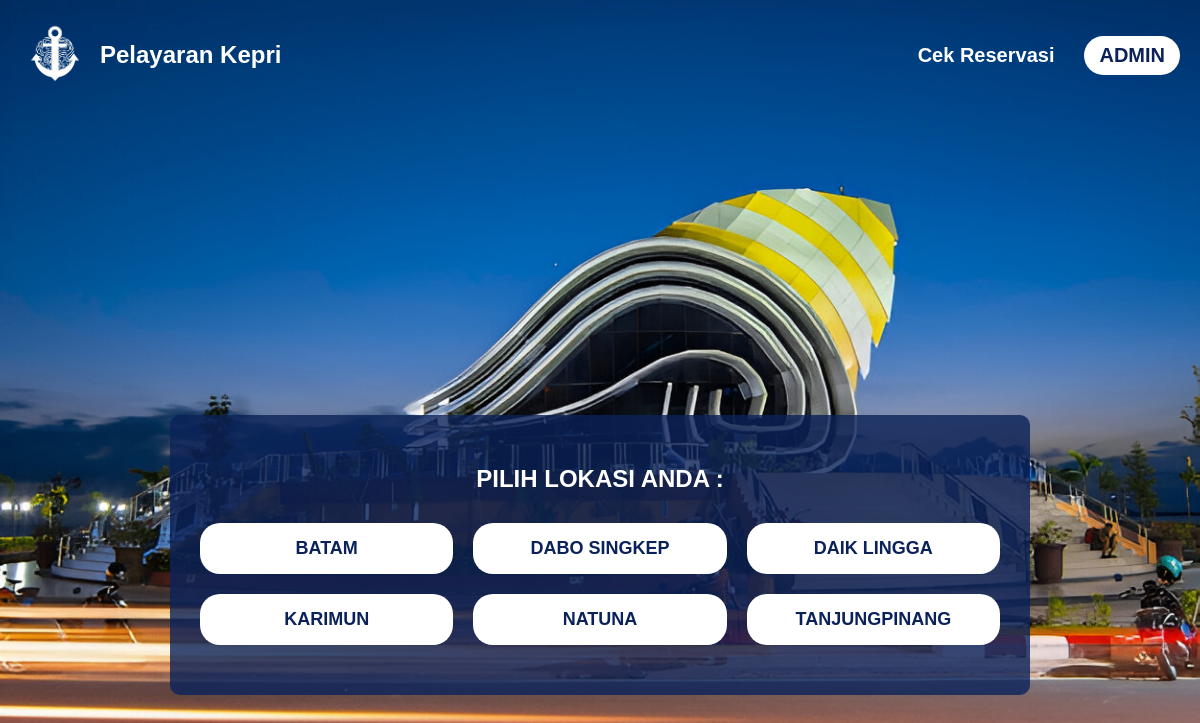
The page / on the database its author committed.
### tables this page shows
CREATE TABLE `locations` (
  `id` int(11) NOT NULL,
  `name` varchar(100) NOT NULL,
  `created_at` timestamp NOT NULL DEFAULT current_timestamp()
);

### index.php (the view, shortened to what this page needs)
<?php
require_once 'db_connection.php';
$query = "SELECT * FROM locations ORDER BY name";
$result = $conn->query($query);
$locations = [];
if ($result->num_rows > 0) {
    while ($row = $result->fetch_assoc()) {
        $locations[] = $row;
    }
}
?>
<!DOCTYPE html>
<html lang="en">
<head>
</head>
<body>
    <div class="header">
        <div class="logo-container">
            <img src="gambar/logo.png" alt="Logo">
            <div class="title">Pelayaran Kepri</div>
        </div>
        <div class="header-buttons">
            <a href="cek_reservasi.php" class="check-reservation">Cek Reservasi</a>
            <a href="admin.php" class="admin">ADMIN</a>
        </div>
    </div>
    <div class="content-area">
        <div class="location-selection">
            <div class="selection-title">PILIH LOKASI ANDA :</div>
            <div class="location-buttons">
                <?php foreach ($locations as $location): ?>
                    <a href="form.php?lokasi_id=<?php echo $location['id']; ?>&lokasi=<?php echo urlencode($location['name']); ?>" class="location-button"><?php echo $location['name']; ?></a>
                <?php endforeach; ?>
            </div>
        </div>
    </div>
</body>
</html><?php

### index.php (style rules this page uses)
body { margin: 0; padding: 0; font-family: Arial, sans-serif; background-color: #0a2259; min-height: 100vh; display: flex; flex-direction: column; align-items: center; background-image: url('gambar/kepri.jpg'); background-size: cover; background-position: center; }
.header { width: 100%; display: flex; justify-content: space-between; padding: 20px; box-sizing: border-box; align-items: center; }
.logo-container { display: flex; align-items: center; }
.logo-container img { height: 70px; width: auto; margin-right: 10px; }
.title { font-size: 24px; font-weight: bold; color: white; }
.header-buttons { display: flex; gap: 15px; }
.check-reservation { font-size: 20px; color: white; text-decoration: none; padding: 8px 15px; font-weight: bold; }
.admin { font-size: 20px; background-color: white; color: #0a2259; border-radius: 20px; padding: 8px 15px; text-decoration: none; font-weight: bold; }
.content-area { flex-grow: 1; display: flex; flex-direction: column; justify-content: center; align-items: center; width: 100%; padding: 20px; box-sizing: border-box; }
.location-selection { background-color: rgba(10, 34, 89, 0.8); border-radius: 10px; padding: 50px 30px; width: 80%; max-width: 800px; text-align: center; margin-top: 200px; }
.selection-title { color: white; font-size: 24px; font-weight: bold; margin-bottom: 30px; }
.location-buttons { display: grid; grid-template-columns: repeat(3, 1fr); gap: 20px; }
.location-button { background-color: white; color: #0a2259; border: none; border-radius: 20px; padding: 15px; font-weight: bold; cursor: pointer; text-decoration: none; font-size: 18px; transition: transform 0.2s, background-color 0.2s; }

### rows shown on the page
locations: name "BATAM"
locations: name "DABO SINGKEP"
locations: name "DAIK LINGGA"
locations: name "KARIMUN"
locations: name "NATUNA"
locations: name "TANJUNGPINANG"
